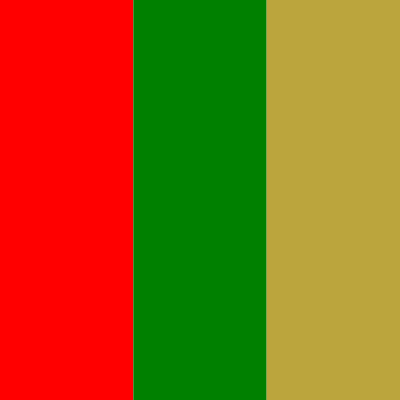
Frame 1 (no input)
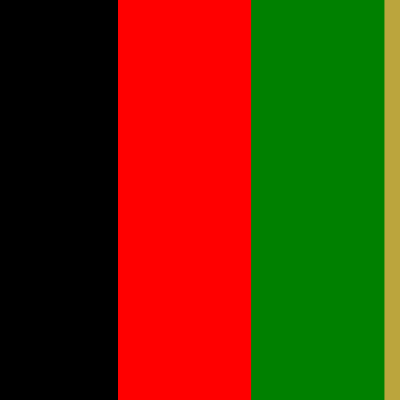
Frame 60 (no input)
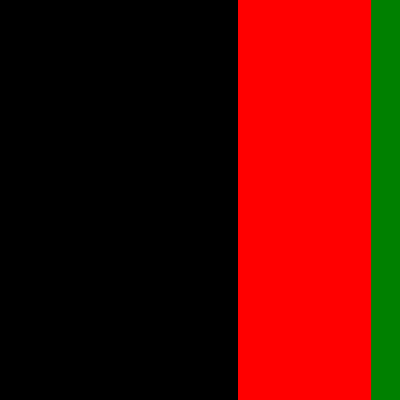
Frame 120 (the mouse pressed at the canvas centre since frame 60)

The p5.js sketch that drew these frames (run headless with seeded random() and noise() and a simulated clock; from frame 60 on, the mouse is pressed at the canvas centre):

// p5.js sketch
// ── sketch.js
// https://editor.p5js.org/jht9629-nyu/sketches/zV3BsHs7X
// ims03-jht scrolling color bars v2
let xstep = 2;
let xpos = 0;
let xlen;
let ylen;
let debug = 1;
let dim = { width: 400, height: 400 };
let fullScreenBtn;

function setup() {
  if (!debug) {
    dim.width = windowWidth;
    dim.height = windowHeight;
  }
  createCanvas(dim.width, dim.height);
  noStroke();

  fullScreenBtn = createButton("Full Screen").mousePressed(full_screen_action);
  fullScreenBtn.style("font-size:42px");

  init_dim();
}

function draw() {
  // background(220);
  let nwidth = width + xlen
  fill("black");
  rect(0, 0, xpos, ylen);
  fill("red");
  rect(xpos % nwidth, 0, xlen, ylen);
  fill("green");
  rect((xpos + xlen) % nwidth, 0, xlen, ylen);
  // fill("yellow");
  fill([187, 165, 61]);
  rect((xpos + xlen * 2) % nwidth, 0, xlen, ylen);

  xpos = (xpos + xstep) % width;
}

function init_dim() {
  xlen = width / 3;
  ylen = height;
}

// From
// https://editor.p5js.org/jht1493/sketches/5LgILr8RF

function full_screen_action() {
  ui_remove_all();
  ui_toggleFullScreen();
  let delay = 3000;
  setTimeout(ui_present_window, delay);
}

function ui_present_window() {
  resizeCanvas(windowWidth, windowHeight);
  init_dim();
}

function ui_remove_all() {
  fullScreenBtn.remove();
}

function ui_toggleFullScreen() {
  fullscreen(1);
  // if (!document.documentElement.requestFullscreen) {
  //   console.log("NO document.documentElement.requestFullscreen");
  //   return;
  // }
  // if (!document.fullscreenElement) {
  //   document.documentElement.requestFullscreen();
  // } else {
  //   if (document.exitFullscreen) {
  //     document.exitFullscreen();
  //   }
  // }
}

// https://editor.p5js.org/jht9629-nyu/sketches/3VKJ-q8ar
// ims03-jht scrolling color bars
